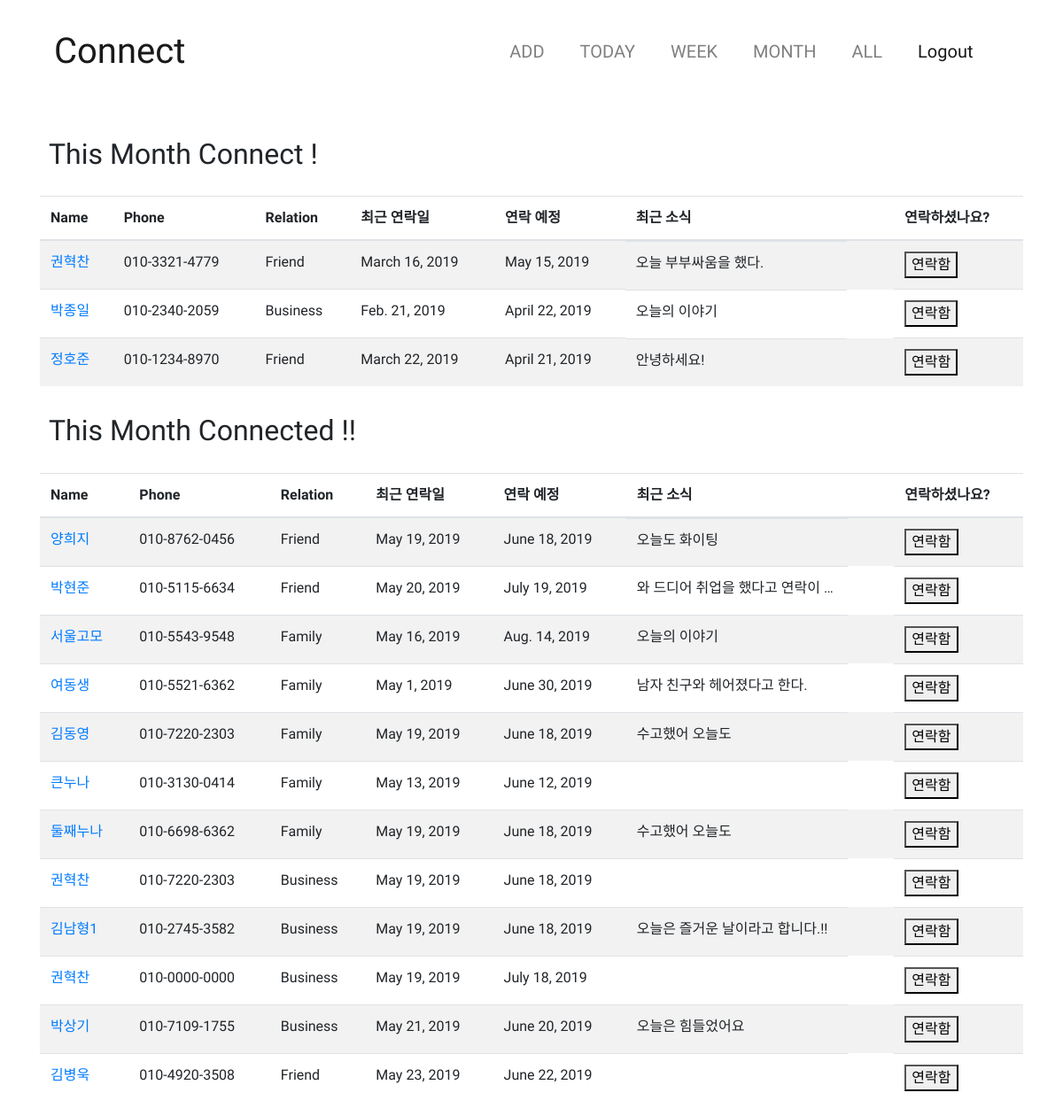
Page /monthlist/ (signed in) on the committed database.
### friends/models.py (models this page shows, shortened)
class Friends(models.Model):
    friend_name = models.CharField(max_length=50)
    user = models.ForeignKey(User, on_delete=models.CASCADE, related_name='user')
    friend_mobile = models.CharField(max_length=13) #12자리만 받으려면 어떻게 해야하지?
    Agroup = "Agroup"
    Bgroup = "Bgroup"
    Cgroup = "Cgroup"
    Dgroup = "Dgroup"
    GRADE = (
        (Agroup, "A-Group"),
        (Bgroup, "B-Group"),
        (Cgroup, "C-Group"),
        (Dgroup, "D-Group"),
    )
    friend_group = models.CharField(max_length=10, choices=GRADE, default=Bgroup)
    Friend = "Friend"
    Business = "Business"
    Family = "Family"
    Another = "Another"
    RELATIONSHIP = (
        (Friend, "Friend"),
        (Business, "Business"),
        (Family, "Family"),
        (Another, "Another")
    )
    friend_relation = models.CharField(max_length=10, choices=RELATIONSHIP, default=Business)
    latest_connect = models.DateField(default=date.today)
    friend_memo = models.CharField(max_length=500)
    scheduled_connect = models.DateField(blank=True)

class Comment(models.Model):
    friend = models.ForeignKey(Friends, on_delete=models.CASCADE, related_name='friend')
    comment_created = models.DateTimeField(auto_now_add=True)
    comment_contents = models.CharField(max_length=300)
    class Meta:
        ordering = ['-comment_created']

### friends/views.py (the view)
# urls.py: path('monthlist/', FriendMonthList.as_view(), name='monthlist'),
class FriendMonthList(ListView):
    model = Friends
    template_name_suffix = "_monthlist"
    def get_context_data(self, **kwargs):
        context = super().get_context_data(**kwargs)
        month = date.today().strftime('%m')
        this_month_q = Q(scheduled_connect__month=month,
                                                        scheduled_connect__day__gte=1,
                                                        scheduled_connect__day__lte=32)
        past_day_q = Q(scheduled_connect__lte=date.today())
        this_month_connected_q = Q(latest_connect__month=month, latest_connect__day__gte=1,latest_connect__day__lte=32)
        context['object_list'] = Friends.objects.filter(this_month_q | past_day_q)
        context['this_month_connected'] = Friends.objects.filter(this_month_connected_q)
        for object in context['object_list']:
            object.recently_comment = object.friend.all()[0] if object.friend.all() else None
        for object in context['this_month_connected']:
            object.recently_comments = object.friend.all()[0] if object.friend.all() else None
        return context

### friends/templates/friends/friends_monthlist.html (shortened to what this page needs)
{% extends 'base.html' %}
{% block content %}
    <br>
    <h2>
        <div style="padding: 15px 0px 20px 10px">This Month Connect !</div>
    </h2>
    <table class="table table-striped">
        <thead>
        <tr>
            <th scope="col">Name</th>
            <th scope="col">Phone</th>
            <th scope="col">Relation</th>
            <th scope="col">최근 연락일</th>
            <th scope="col">연락 예정</th>
            <th scope="col">최근 소식</th>
            <th scope="col">연락하셨나요?</th>
        </tr>
        </thead>
        <tbody>
        {% for object in object_list %}
            {% if object.user == request.user %}
                <tr>
                    <td><a href="{% url 'friend:detail' object.id %}"> {{ object.friend_name }}</a></td>
                    <td>{{ object.friend_mobile }}</td>
                    <td>{{ object.friend_relation }}</td>
                    <td id="change{{ object.id }}">{{ object.latest_connect }}</td>
                    <td id="scheduled{{ object.id }}">{{ object.scheduled_connect }}</td>
                    <td class="memo">{{ object.recently_comment.comment_contents }}</td>
                    <td>
                        <BUTTON onclick="connect('{{ object.id }}')">연락함</BUTTON>
                    </td>
                </tr>
            {% endif %}
        {% endfor %}
        </tbody>
    </table>
    <h2>
        <div style="padding: 15px 0px 20px 10px">This Month Connected !!</div>
    </h2>
    <table class="table table-striped">
        <thead>
        <tr>
            <th scope="col">Name</th>
            <th scope="col">Phone</th>
            <th scope="col">Relation</th>
            <th scope="col">최근 연락일</th>
            <th scope="col">연락 예정</th>
            <th scope="col">최근 소식</th>
            <th scope="col">연락하셨나요?</th>
        </tr>
        </thead>
        <tbody>
        {% for object in this_month_connected %}
            {% if object.user == request.user %}
                <tr>
                    <td><a href="{% url 'friend:detail' object.id %}"> {{ object.friend_name }}</a></td>
                    <td>{{ object.friend_mobile }}</td>
                    <td>{{ object.friend_relation }}</td>
                    <td id="change{{ object.id }}">{{ object.latest_connect }}</td>
                    <td id="scheduled{{ object.id }}">{{ object.scheduled_connect }}</td>
                    <td class="memo">{{ object.recently_comments.comment_contents }}</td>
                    <td>
                        <BUTTON onclick="connect('{{ object.id }}')">연락함</BUTTON>
                    </td>
                </tr>
            {% endif %}
        {% endfor %}
        </tbody>
    </table>
{% endblock %}

### friends/templates/friends/friends_monthlist.html (style rules this page uses)
.memo { display: inline-block; width: 250px; white-space: nowrap; overflow: hidden; text-overflow: ellipsis; }

### rows in the picture
Friends: friend_name "권혁찬", friend_mobile "010-3321-4779", friend_relation "Friend", latest_connect "March 16, 2019", scheduled_connect "May 15, 2019", recently_comment.comment_contents "오늘 부부싸움을 했다."
Friends: friend_name "박종일", friend_mobile "010-2340-2059", friend_relation "Business", latest_connect "Feb. 21, 2019", scheduled_connect "April 22, 2019", recently_comment.comment_contents "오늘의 이야기"
Friends: friend_name "정호준", friend_mobile "010-1234-8970", friend_relation "Friend", latest_connect "March 22, 2019", scheduled_connect "April 21, 2019", recently_comment.comment_contents "안녕하세요!"
Friends: friend_name "양희지", friend_mobile "010-8762-0456", friend_relation "Friend", latest_connect "May 19, 2019", scheduled_connect "June 18, 2019", recently_comments.comment_contents "오늘도 화이팅"
Friends: friend_name "박현준", friend_mobile "010-5115-6634", friend_relation "Friend", latest_connect "May 20, 2019", scheduled_connect "July 19, 2019", recently_comments.comment_contents "와 드디어 취업을 했다고 연락이…"
Friends: friend_name "서울고모", friend_mobile "010-5543-9548", friend_relation "Family", latest_connect "May 16, 2019", scheduled_connect "Aug. 14, 2019", recently_comments.comment_contents "오늘의 이야기"
Friends: friend_name "여동생", friend_mobile "010-5521-6362", friend_relation "Family", latest_connect "May 1, 2019", scheduled_connect "June 30, 2019", recently_comments.comment_contents "남자 친구와 헤어졌다고 한다."
Friends: friend_name "김동영", friend_mobile "010-7220-2303", friend_relation "Family", latest_connect "May 19, 2019", scheduled_connect "June 18, 2019", recently_comments.comment_contents "수고했어 오늘도"
Friends: friend_name "큰누나", friend_mobile "010-3130-0414", friend_relation "Family", latest_connect "May 13, 2019", scheduled_connect "June 12, 2019"
Friends: friend_name "둘째누나", friend_mobile "010-6698-6362", friend_relation "Family", latest_connect "May 19, 2019", scheduled_connect "June 18, 2019", recently_comments.comment_contents "수고했어 오늘도"
Friends: friend_name "권혁찬", friend_mobile "010-7220-2303", friend_relation "Business", latest_connect "May 19, 2019", scheduled_connect "June 18, 2019"
Friends: friend_name "김남형1", friend_mobile "010-2745-3582", friend_relation "Business", latest_connect "May 19, 2019", scheduled_connect "June 18, 2019", recently_comments.comment_contents "오늘은 즐거운 날이라고 합니다.!!"
Friends: friend_name "권혁찬", friend_mobile "010-0000-0000", friend_relation "Business", latest_connect "May 19, 2019", scheduled_connect "July 18, 2019"
Friends: friend_name "박상기", friend_mobile "010-7109-1755", friend_relation "Business", latest_connect "May 21, 2019", scheduled_connect "June 20, 2019", recently_comments.comment_contents "오늘은 힘들었어요"
Friends: friend_name "김병욱", friend_mobile "010-4920-3508", friend_relation "Friend", latest_connect "May 23, 2019", scheduled_connect "June 22, 2019"
